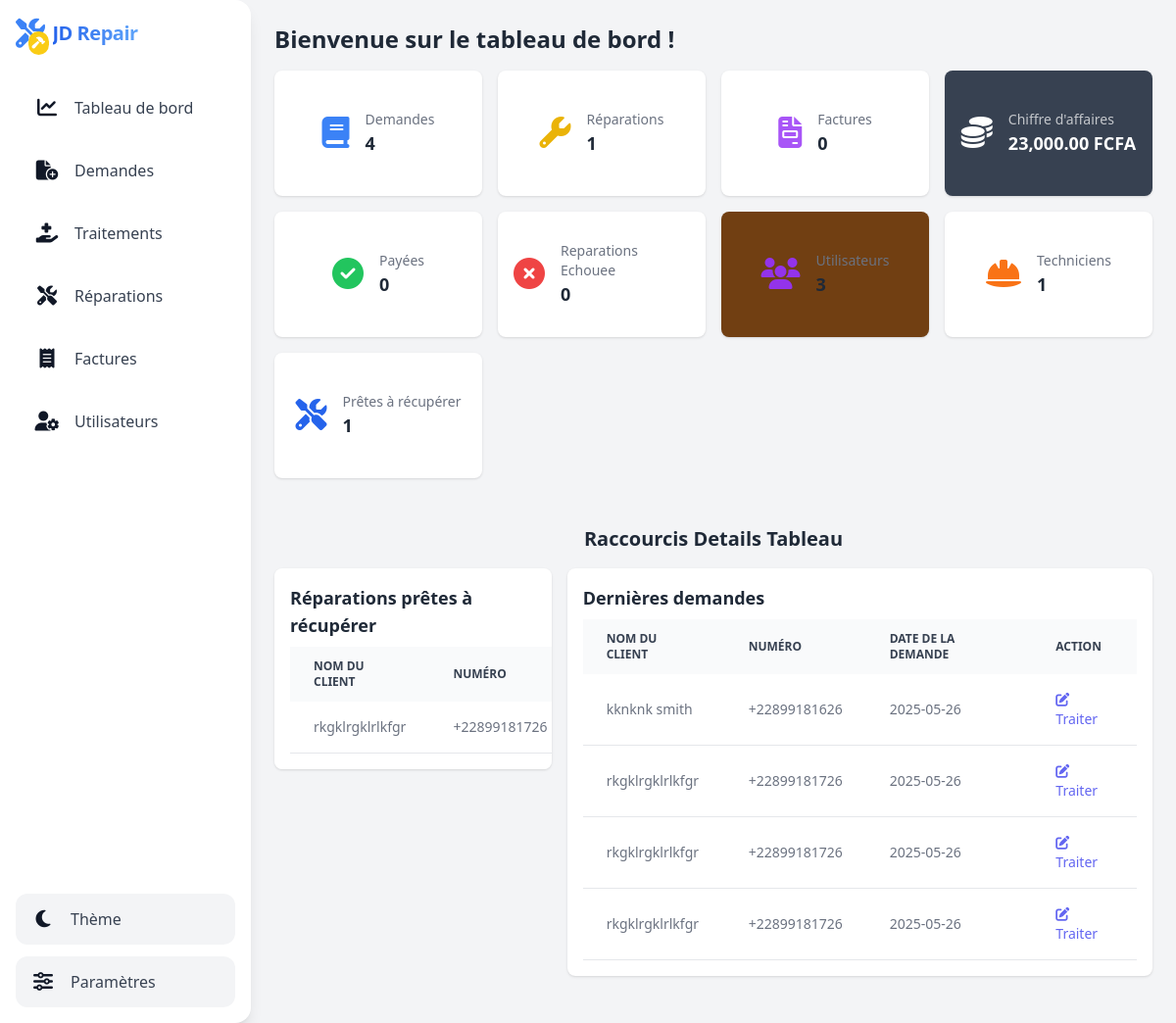
/admin/dashboard.php, run on an earlier commit of the app's database.
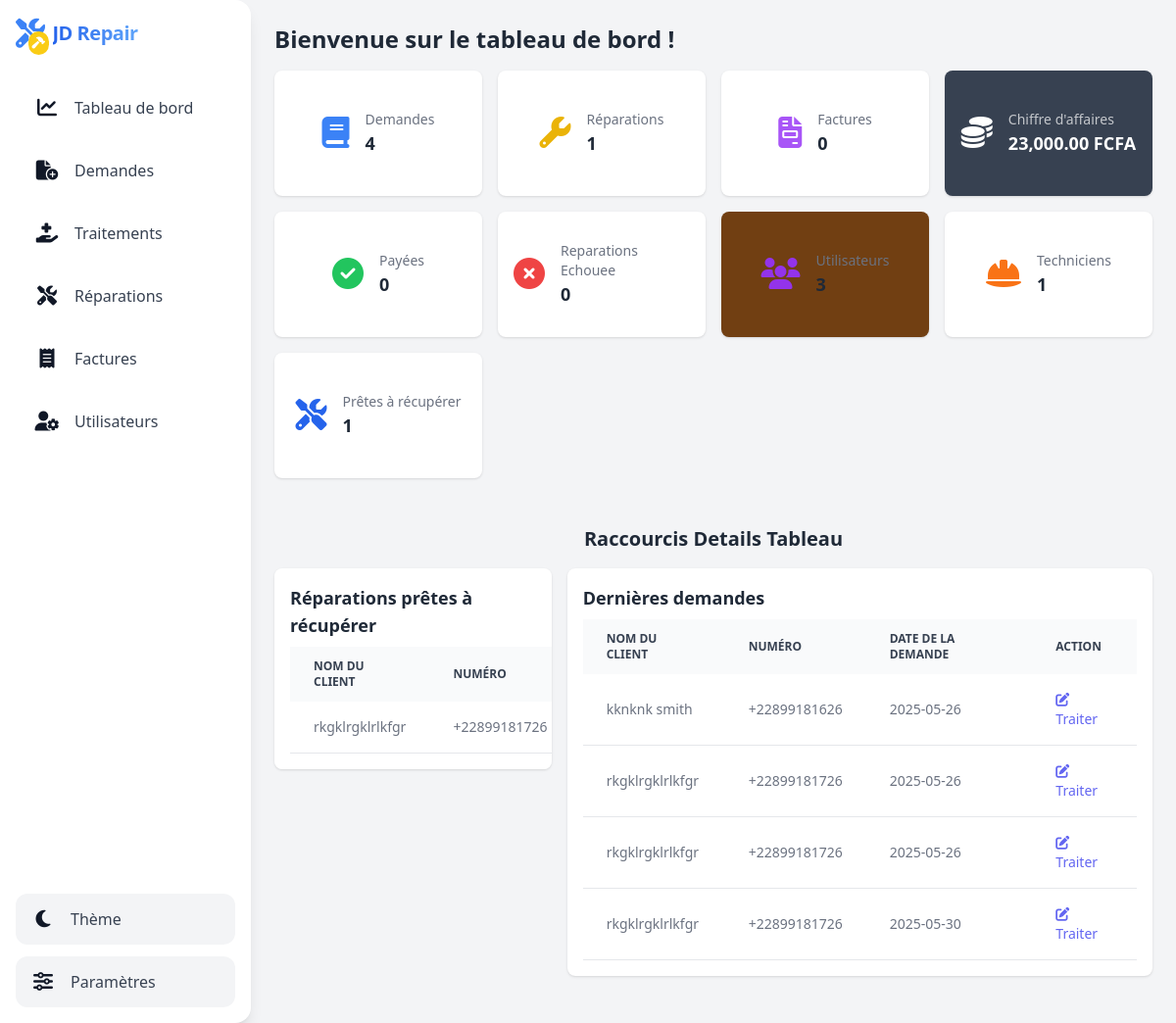
And on a later commit of the database.
### tables this page shows
CREATE TABLE `reparation` (
  `id_reparation` int(11) NOT NULL,
  `id_demande` int(11) NOT NULL,
  `id_traitement` int(11) NOT NULL,
  `date_reparation` date NOT NULL,
  `montant_total` decimal(10,2) DEFAULT NULL,
  `montant_paye` decimal(10,2) DEFAULT NULL,
  `reste_a_payer` decimal(10,2) DEFAULT NULL,
  `statut` enum('En cours','Endommagé','Prêt à récupérer') DEFAULT 'En cours'
);

CREATE TABLE `demande_reparation` (
  `id_demande` int(11) NOT NULL,
  `nom_complet` varchar(100) NOT NULL,
  `numero` varchar(20) NOT NULL,
  `email` varchar(100) DEFAULT NULL,
  `adresse` varchar(255) DEFAULT NULL,
  `marque_telephone` varchar(50) NOT NULL,
  `probleme` text NOT NULL,
  `date_demande` date NOT NULL,
  `type_reparation` enum('express','standard') DEFAULT 'standard'
);

### admin/dashboard.php (the view, shortened to what the rows shown need)
<?php
include $_SERVER['DOCUMENT_ROOT'].'/JD_REPAIR/includes/header.php';
include $_SERVER['DOCUMENT_ROOT'].'/JD_REPAIR/includes/sidebar.php';
$pdo = null;
try {
    $pdo = new PDO('mysql:host=localhost:3306;dbname=reparationdb;charset=utf8', 'root', '');
    $pdo->setAttribute(PDO::ATTR_ERRMODE, PDO::ERRMODE_EXCEPTION);
} catch (PDOException $e) {
    echo "<div class='p-4 mb-4 text-sm text-red-700 bg-red-100 rounded-lg dark:bg-red-200 dark:text-red-800' role='alert'>
              <span class='font-medium'>Erreur de connexion à la base de données :</span> " . $e->getMessage() . "
            </div>";
    $nombreDemandes = 0;
    $nombreReparations = 0;
    $nombreFactures = 0;
    $chiffreAffaires = 0;
    $nombreFacturesPayees = 0;
    $nombreFacturesNonPayees = 0;
    $nombreUtilisateurs = 0;
    $nombreTechniciens = 0;
    $nombreReparationsPretes = 0;
}
?>
<div id="main-content" class="flex-1 overflow-x-hidden overflow-y-auto p-6 transition-all duration-300 md:ml-64">
    <h2 class="text-2xl font-semibold text-gray-800 dark:text-gray-200 mb-4">Bienvenue sur le tableau de bord !</h2>
<br>
<h1 class="text-xl text-center justify-center font-semibold text-gray-800 dark:text-gray-200 mb-4">Raccourcis Details Tableau</h1>
    <div class="flex mb-6">
        <div class="w-1/3 pr-4">
            <div class="bg-white dark:bg-gray-700 shadow rounded-lg overflow-x-auto">
                <div class="p-4">
                    <?php
                    if ($pdo) {
                        $stmt = $pdo->query("SELECT dr.nom_complet, dr.numero, r.id_reparation
                                               FROM reparation r
                                               JOIN demande_reparation dr ON r.id_demande = dr.id_demande
                                               WHERE r.statut = 'Prêt à récupérer'");
                        $reparationsPretes = $stmt->fetchAll(PDO::FETCH_ASSOC);
                        if (count($reparationsPretes) > 0) {
                            echo '<table class="w-full text-sm text-left text-gray-500 dark:text-gray-400">';
                            echo '<thead class="text-xs text-gray-700 uppercase bg-gray-50 dark:bg-gray-700 dark:text-gray-400">';
                            echo '<tr>';
                            echo '<th class="py-3 px-6">Nom du client</th>';
                            echo '<th class="py-3 px-6">Numéro</th>';
                            echo '</tr>';
                            echo '</thead>';
                            echo '<tbody>';
                            foreach ($reparationsPretes as $reparation) {
                                echo '<tr class="bg-white border-b dark:bg-gray-800 dark:border-gray-700">';
                                echo '<td class="py-4 px-6">' . htmlspecialchars($reparation['nom_complet']) . '</td>';
                                echo '<td class="py-4 px-6">' . htmlspecialchars($reparation['numero']) . '</td>';
                                echo '</tr>';
                            }
                            echo '</tbody>';
                            echo '</table>';
                        } else {
                            echo '<p class="text-gray-600 dark:text-gray-300">Aucune réparation n\'est actuellement prête à être récupérée.</p>';
                        }
                    } else {
                        echo '<p class="text-red-500">Erreur de connexion à la base de données.</p>';
                    }
                    ?>
                </div>
            </div>
        </div>
        <div class="flex-1">
            <div class="bg-white dark:bg-gray-700 shadow rounded-lg overflow-x-auto">
                <div class="p-4">
                    <?php
                    if ($pdo) {
                        $stmt = $pdo->query("SELECT id_demande, nom_complet, numero, date_demande FROM demande_reparation ORDER BY date_demande ASC LIMIT 20");
                        $dernieresDemandes = $stmt->fetchAll(PDO::FETCH_ASSOC);
                        if (count($dernieresDemandes) > 0) {
                            echo '<table class="w-full text-sm text-left text-gray-500 dark:text-gray-400">';
                            echo '<thead class="text-xs text-gray-700 uppercase bg-gray-50 dark:bg-gray-700 dark:text-gray-400">';
                            echo '<tr>';
                            echo '<th class="py-3 px-6">Nom du client</th>';
                            echo '<th class="py-3 px-6">Numéro</th>';
                            echo '<th class="py-3 px-6">Date de la demande</th>';
                            echo '<th class="py-3 px-6">Action</th>';
                            echo '</tr>';
                            echo '</thead>';
                            echo '<tbody>';
                            foreach ($dernieresDemandes as $demande) {
                                echo '<tr class="bg-white border-b dark:bg-gray-800 dark:border-gray-700">';
                                echo '<td class="py-4 px-6">' . htmlspecialchars($demande['nom_complet']) . '</td>';
                                echo '<td class="py-4 px-6">' . htmlspecialchars($demande['numero']) . '</td>';
                                echo '<td class="py-4 px-6">' . htmlspecialchars($demande['date_demande']) . '</td>';
                                echo '<td class="py-4 px-6">';
                                echo '<a href="/JD_REPAIR/demande/update.php?id=' . htmlspecialchars($demande['id_demande']) . '" class="text-indigo-500 hover:underline"><i class="fa-solid fa-pen-to-square"></i> Traiter</a>';
                                echo '</td>';
                                echo '</tr>';
                            }
                            echo '</tbody>';
                            echo '</table>';
                        } else {
                            echo '<p class="text-gray-600 dark:text-gray-300">Aucune nouvelle demande pour le moment.</p>';
                        }
                    } else {
                        echo '<p class="text-red-500">Erreur de connexion à la base de données.</p>';
                    }
                    ?>
                </div>
            </div>
        </div>
    </div>
</div>

What changed in the data, as far as the page shows it:
changed demande_reparation (number 4 of 4 on the later page): date_demande "2025-05-26" → "2025-05-30"; moves down the list
